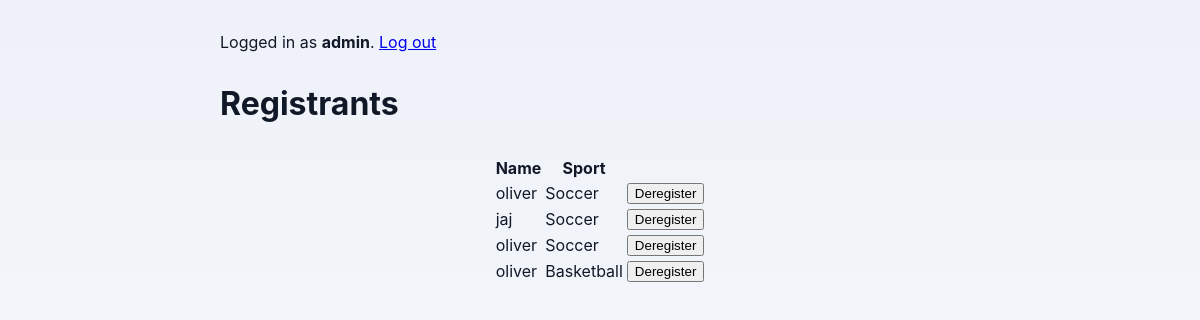
/registrants (signed in), run on an earlier commit of the app's database.
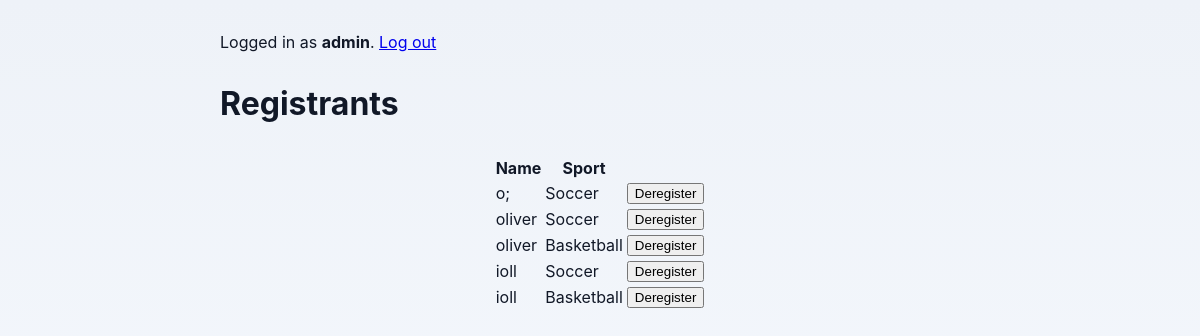
And on a later commit of the database.
### tables this page shows
CREATE TABLE registrants (
            id INTEGER PRIMARY KEY AUTOINCREMENT,
            name TEXT NOT NULL,
            sport TEXT NOT NULL
        );

### app.py (the view)
@app.route('/registrants')
@login_required
def registrants():
    conn = get_db()
    cur = conn.execute("SELECT id, name, sport FROM registrants")
    registrants = [dict(row) for row in cur.fetchall()]
    return render_template("registrants.html", registrants=registrants)

### app.py (called while the page is built)
def get_db():
    db = getattr(g, '_database', None)
    if db is None:
        db = g._database = sqlite3.connect(DATABASE)
        db.row_factory = sqlite3.Row
    return db

@app.teardown_appcontext
def close_connection(exception):
    db = getattr(g, '_database', None)
    if db is not None:
        db.close()

def login_required(view):
    @wraps(view)
    def wrapped(*args, **kwargs):
        if not session.get('user'):
            return redirect(url_for('login'))
        return view(*args, **kwargs)
    return wrapped

@app.context_processor
def inject_user():
    return {'current_user': session.get('user')}

### templates/registrants.html (shortened to what this page needs)
{% extends "layout.html" %}
{% block content %}
    <h1>Registrants</h1>
    <table>
        <thead>
            <tr>
                <th>Name</th>
                <th>Sport</th>
            </tr>
        </thead>
        <tbody>
            {% for registrant in registrants %}
            <tr>
                <td>{{ registrant['name'] }}</td>
                <td>{{ registrant['sport'] }}</td>
                <td>
                    <form action="/deregister" method="post">
                        <button type="submit">Deregister</button>
                    </form>
                </td>
            </tr>
            {% endfor %}
        </tbody>
    </table>
{% endblock %}

### templates/layout.html (shortened to what this page needs)
<!DOCTYPE html>
<html lang="en">
    <head>
        <link rel="stylesheet" href="/static/style.css">
    </head>
    <body>
        <header>
            {% if current_user %}
                <p>Logged in as <strong>{{ current_user }}</strong>. <a href="{{ url_for('logout') }}">Log out</a></p>
            {% else %}
                <p><a href="{{ url_for('login') }}">Log in</a> to manage registrants.</p>
            {% endif %}
        </header>
        {% block content %}{% endblock %}
    </body>
</html>

### static/style.css (style rules this page uses)
body { margin: 0; min-height: 100vh; font-family: Inter, system-ui, -apple-system, BlinkMacSystemFont, "Segoe UI", sans-serif; background: linear-gradient(180deg, #eef2f8 0%, #f8fbff 100%); color: #111827; }
body > * { max-width: 760px; margin: 2rem auto; padding: 0 1rem; }

What changed in the data, as far as the page shows it:
removed registrants: name "jaj", sport "Soccer"
removed registrants: name "oliver", sport "Soccer"
added registrants: name "o;", sport "Soccer"
added registrants: name "ioll", sport "Soccer"
added registrants: name "ioll", sport "Basketball"
